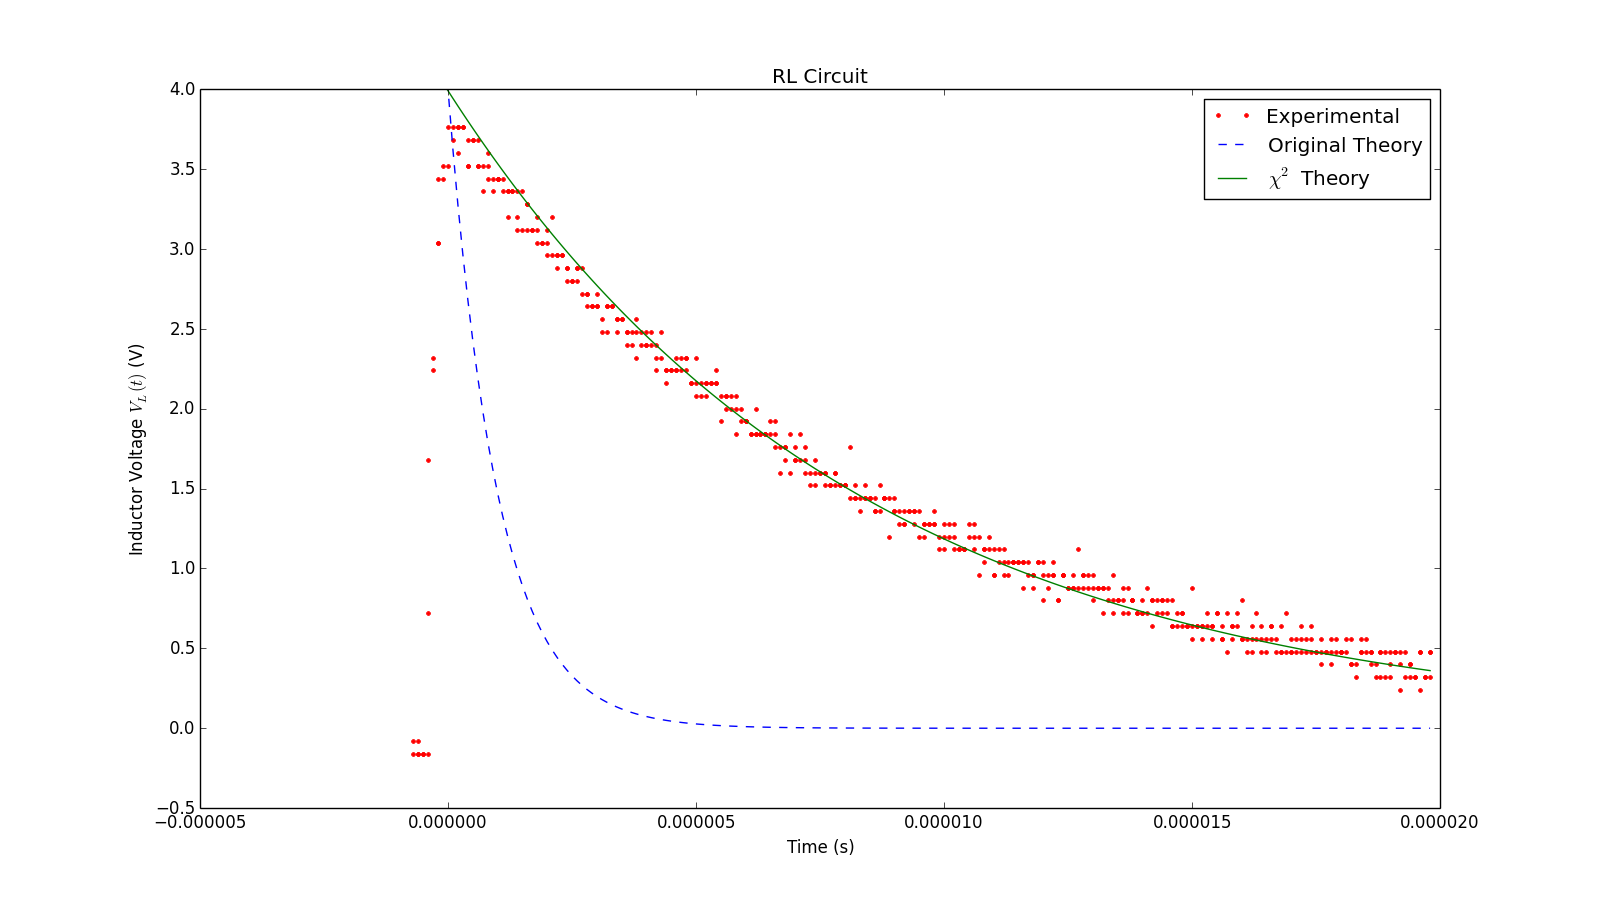

The Python source for this figure:
import numpy as np
import matplotlib.pyplot as plt

################################################################################
############################       RL CIRCUIT       ############################
################################################################################

# Import data
data = np.genfromtxt("Lab4/Data/1_rl.csv", unpack=True, delimiter=',', skiprows=1)

time_abs = data[0]
Vout = data[1]

time = time_abs[np.where(time_abs > 4.00e-5)]
Vout = Vout[np.where(time_abs > 4.00e-5)]
time = time - time[np.argmax(Vout)]

V_o = 4
Tau = 10**(-6)
V_theory = V_o * np.exp(-1 * time / Tau)

V_o2 = 3.989905351
Tau2 = 8.23765901162964E-06
V_theory2 = V_o2 * np.exp(-1 * time / Tau2)

plt.figure()
plt.plot(time, Vout, 'r.', label="Experimental")
plt.plot(time, V_theory, 'b--', label="Original Theory")
plt.plot(time, V_theory2, 'g', label=("$\chi ^2$" + " Theory"))
plt.ylim(-0.5,4)
plt.legend()
plt.xlabel("Time (s)")
plt.ylabel("Inductor Voltage " + r'$V_L(t)$' + " (V)")
plt.title("RL Circuit")

plt.show()
